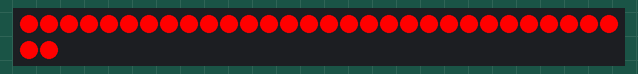
This sketch was run on a simulated Arduino Uno, built with avr-gcc and run on an emulated ATmega328P. Parts: 32 RGB LEDs in strip order, left to right, continuing on the next row.

Above: at 0.1 s.
At 0.6 s:
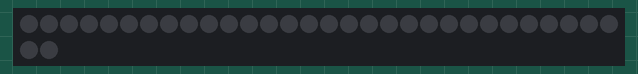

The sketch:

Day1_4allredblink.ino
```cpp
//SETUP CODE
#include "FastLED.h"

#define NUM 32
#define DATA_PIN 3

CRGB leds[NUM];

void setup() { FastLED.addLeds<WS2811, DATA_PIN>(leds, NUM); }

//LOOPING CODE
void loop() {
  //A "FOR LOOP" THAT CYCLES THROUGH ALL THE LEDS
  for(int i = 0; i < NUM; i++) {
     leds[i] = CRGB::Red;
  }
  FastLED.show();
  delay(500);

  for(int i = 0; i < NUM; i++) {
     leds[i] = CRGB::Black;
  }
  FastLED.show();
  delay(500);
}
```

Measured:
- what the display in image 1 shows lasts 0.5 s, from 0.5 s to 1.0 s
